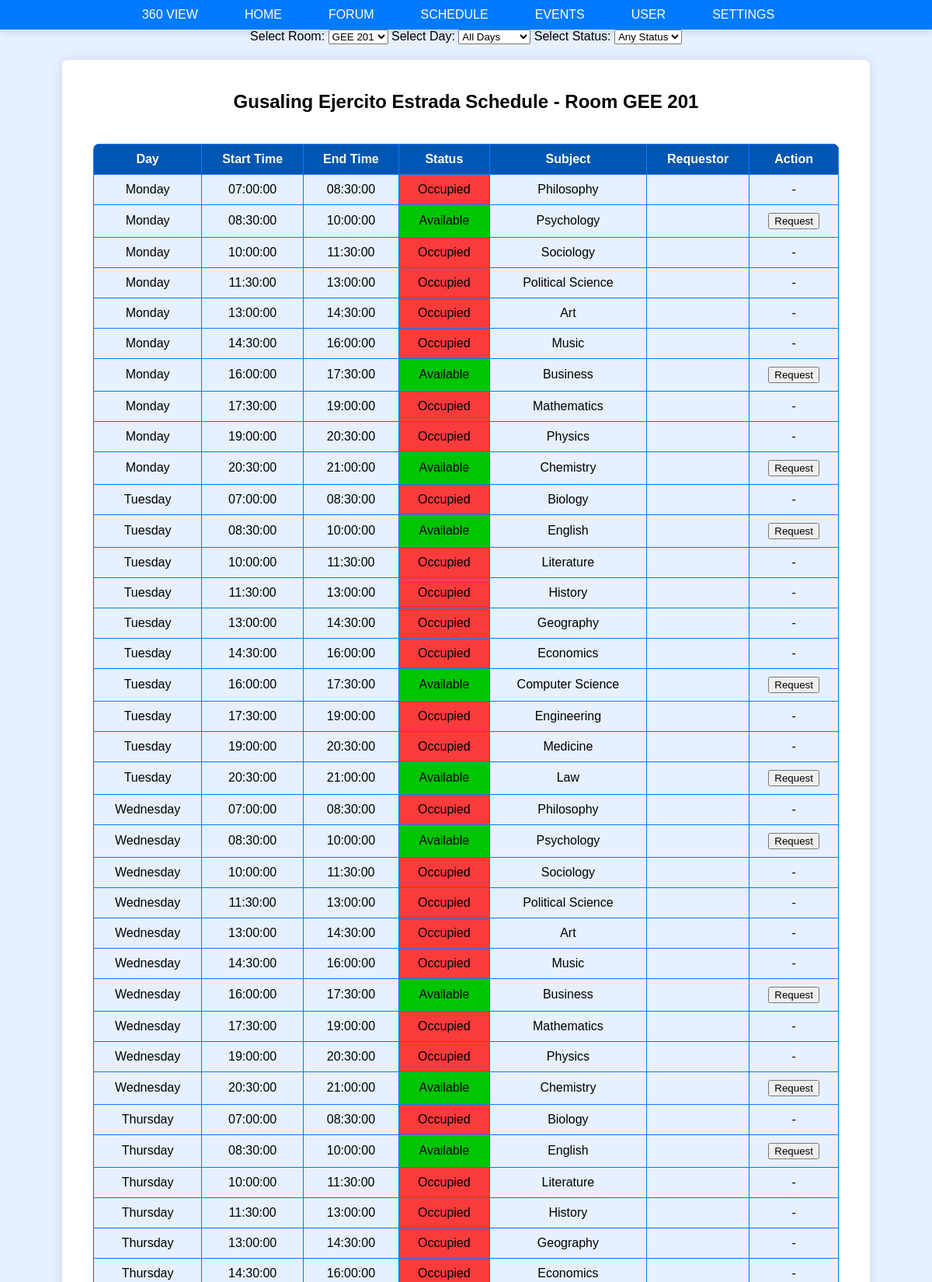
/geschedule.php (signed in, upper part), run on the app's committed database.
### tables this page shows
CREATE TABLE `rooms` (
  `room_id` int(11) NOT NULL,
  `building` varchar(50) NOT NULL,
  `floor_number` int(11) NOT NULL,
  `room_number` varchar(10) NOT NULL
);

CREATE TABLE `schedules` (
  `schedule_id` int(11) NOT NULL,
  `room_id` int(11) NOT NULL,
  `day_of_week` enum('Monday','Tuesday','Wednesday','Thursday','Friday','Saturday') NOT NULL,
  `start_time` time NOT NULL,
  `end_time` time NOT NULL,
  `status` enum('Available','Occupied','Pending') DEFAULT 'Available',
  `subject` varchar(50) DEFAULT NULL,
  `user_id` int(11) DEFAULT NULL
);

### public/geschedule.php (the view, shortened to what this page needs)
<?php
require_once 'includes/dbh.inc.php';
$building_name = 'Gusaling Ejercito Estrada';
$selected_room_id = null;
$selected_day = null;
$selected_status = null;
if (isset($_POST['room'])) {
    $selected_room_id = $_POST['room'];
    $_SESSION['selected_room_id'] = $selected_room_id;
} else {
    if (empty($selected_room_id)) {
        $sql = "SELECT room_id FROM rooms WHERE building = :building LIMIT 1";
        $stmt = $pdo->prepare($sql);
        $stmt->execute([':building' => $building_name]);
        $room = $stmt->fetch(PDO::FETCH_ASSOC);
        $selected_room_id = $room['room_id'] ?? null;
    }
}
if (isset($_POST['day'])) {
    $selected_day = $_POST['day'];
    $_SESSION['selected_day'] = $selected_day;
} else {
    $selected_day = null;
}
if (isset($_POST['stat'])) {
    $selected_status = $_POST['stat'];
    $_SESSION['selected_status'] = $selected_status;
} else {
    $selected_status = null;
}
$is_professor = isset($_SESSION['role']) && $_SESSION['role'] === 'Professor';
$is_admin = isset($_SESSION['role']) && $_SESSION['role'] === 'Admin';
?>
<!DOCTYPE html>
<html lang="en">
<head>
    <link rel="stylesheet" href="assets/schedule.css">
    <link rel="stylesheet" href="assets/dropdown.css">
</head>
<body>
    <div class="top-ribbon">
        <div class="ribbon-button-container dropdown stay">
            <span class="ribbon-button ribbon-trigger dropView">360 VIEW</span>
        </div>
        <div class="ribbon-button-container stay">
            <a href="home.php" class="ribbon-button">HOME</a>
        </div>
        <div class="ribbon-button-container">
            <a href="forum.php" class="ribbon-button">FORUM</a>
        </div>
        <div class="ribbon-button-container">
            <a href="schedule.php" class="ribbon-button">SCHEDULE</a>
        </div>
        <div class="ribbon-button-container">
            <a href="events.html" class="ribbon-button">EVENTS</a>
        </div>
        <div class="ribbon-button-container">
            <a href="user.php" class="ribbon-button">USER</a>
        </div>
        <div class="ribbon-button-container">
            <a href="settings.html" class="ribbon-button">SETTINGS</a>
        </div>
    </div>
    <div class="filters">
        <div class="room-dropdown">
            <form method="POST" id="filterForm">
                <label for="room">Select Room:</label>
                <select name="room" id="room" onchange="this.form.submit()">
                    <?php
                    $sql = "SELECT room_id, room_number FROM rooms WHERE building = :building";
                    $stmt = $pdo->prepare($sql);
                    $stmt->execute([':building' => $building_name]);
                    $rooms = $stmt->fetchAll(PDO::FETCH_ASSOC);
                    foreach ($rooms as $room) {
                        $selected = $selected_room_id == $room['room_id'] ? 'selected' : '';
                        echo "<option value=\"{$room['room_id']}\" $selected>{$room['room_number']}</option>";
                    }
                    ?>
                </select>
                <label for="day">Select Day:</label>
                <select name="day" id="day" onchange="this.form.submit()">
                    <option value="" <?php echo $selected_day === null ? 'selected' : ''; ?>>All Days</option>
                </select>
                <label for="stat">Select Status:</label>
                <select name="stat" id="stat" onchange="this.form.submit()">
                    <option value="" <?php echo $selected_status === null ? 'selected' : ''; ?>>Any Status</option>
                </select>
            </form>
        </div>
    </div>
    <div class="building-schedule-container">
        <?php
        if ($selected_room_id) {
            $room_id = $selected_room_id;
            $sql = "SELECT room_number FROM rooms WHERE room_id = :room_id";
            $stmt = $pdo->prepare($sql);
            $stmt->execute([':room_id' => $room_id]);
            $room_number = $stmt->fetchColumn();
            echo "<h2>{$building_name} Schedule - Room {$room_number}</h2>";
            $sql = "SELECT schedules.*, users.full_name FROM schedules LEFT JOIN users ON schedules.user_id = users.user_id WHERE schedules.room_id = :room_id";
            $params = [':room_id' => $room_id];
            $stmt = $pdo->prepare($sql);
            $stmt->execute($params);
            $schedules = $stmt->fetchAll(PDO::FETCH_ASSOC);
            echo "<table class=\"schedule-table\">";
            echo "<thead><tr><th>Day</th><th>Start Time</th><th>End Time</th><th>Status</th><th>Subject</th>";
            if ($is_professor|| $is_admin) {
                echo "<th>Requestor</th><th>Action</th>";
            }
            echo "</tr></thead>";
            echo "<tbody>";
            foreach ($schedules as $schedule) {
                echo "<tr>";
                echo "<td>{$schedule['day_of_week']}</td>";
                echo "<td>{$schedule['start_time']}</td>";
                echo "<td>{$schedule['end_time']}</td>";
                if ($schedule['status'] == 'Available')
                    {echo "<td class=\"available\">{$schedule['status']}</td>";}
                elseif ($schedule['status'] == 'Occupied' && $schedule['user_id'] == $_SESSION['user_id'])
                    {echo "<td class=\"occupied-own\">{$schedule['status']} (YOU)</td>";}
                elseif ($schedule['status'] == 'Pending')
                    {echo "<td class=\"pending\">{$schedule['status']}</td>";}
                else
                    {echo "<td class=\"occupied\">{$schedule['status']}</td>";}
                echo "<td>{$schedule['subject']}</td>";
                if ($is_professor) {
                    echo "<td>{$schedule['full_name']}</td>";
                    echo "<td>";
                    if ($schedule['status'] == 'Available') {
                        echo "<form method=\"POST\">";
                        echo "<button type=\"submit\" name=\"occupy_schedule\">Request</button>";
                        echo "</form>";
                    } elseif ($schedule['status'] == 'Occupied' && $schedule['user_id'] == $_SESSION['user_id']) {
                        echo "<form method=\"POST\">";
                        echo "<input type=\"hidden\" name=\"schedule_id\" value=\"{$schedule['schedule_id']}\">";
                        echo "<button type=\"submit\" name=\"unoccupy_schedule\">Unoccupy</button>";
                        echo "</form>";
                    } else {
                        echo "-";
                    }
                    echo "</td>";
                }
                echo "</tr>";
            }
            echo "</tbody></table>";
        }
        ?>
    </div>
</body>
</html>

### public/assets/schedule.css (style rules this page uses)
body { font-family: Arial, sans-serif; background-color: #e6f0ff; display: flex; flex-direction: column; align-items: center; height: 100vh; margin: 0; }
.top-ribbon { background-color: #007bff; width: 100%; padding: 10px 0; display: flex; justify-content: center; box-shadow: 0 4px 8px rgba(0, 0, 0, 0.1); }
.ribbon-button-container { margin: 0 10px; }
.ribbon-button { padding: 10px 20px; background-color: #007bff; color: white; text-decoration: none; border-radius: 20px; font-size: 16px; transition: background-color 0.3s, color 0.3s; }
.building-schedule-container { background-color: #ffffff; padding: 20px 40px; border-radius: 8px; box-shadow: 0 0 15px rgba(0, 0, 0, 0.1); text-align: center; margin-top: 20px; display: flex; flex-direction: column; align-items: center; justify-content: center; width: 80%; }
.schedule-table { width: 100%; border-collapse: collapse; margin-top: 20px; }
.schedule-table th, .schedule-table td { border: 1px solid #007bff; padding: 10px; text-align: center; }
.schedule-table th { background-color: #0056b3; color: white; }
.schedule-table td { background-color: #e6f0ff; }
.schedule-table { border-radius: 8px; overflow: hidden; }
.schedule-table td.available { background-color: rgb(0, 197, 0); }
.schedule-table td.occupied { background-color: rgb(250, 59, 59); }

### public/assets/dropdown.css (style rules this page uses)
.dropdown { position: relative; padding-top: 0px; padding-bottom: 0px; }
.ribbon-trigger { cursor: pointer; display: none; }
.stay .ribbon-trigger { display: block; padding-top: 0px; padding-bottom: 0px; }

### data on the page
rooms: room_number "GEE 201"
schedules: day_of_week "Monday", start_time "07:00:00", end_time "08:30:00", status "Occupied", subject "Philosophy"
schedules: day_of_week "Monday", start_time "08:30:00", end_time "10:00:00", status "Available", subject "Psychology"
schedules: day_of_week "Monday", start_time "10:00:00", end_time "11:30:00", status "Occupied", subject "Sociology"
schedules: day_of_week "Monday", start_time "11:30:00", end_time "13:00:00", status "Occupied", subject "Political Science"
schedules: day_of_week "Monday", start_time "13:00:00", end_time "14:30:00", status "Occupied", subject "Art"
schedules: day_of_week "Monday", start_time "14:30:00", end_time "16:00:00", status "Occupied", subject "Music"
schedules: day_of_week "Monday", start_time "16:00:00", end_time "17:30:00", status "Available", subject "Business"
schedules: day_of_week "Monday", start_time "17:30:00", end_time "19:00:00", status "Occupied", subject "Mathematics"
schedules: day_of_week "Monday", start_time "19:00:00", end_time "20:30:00", status "Occupied", subject "Physics"
schedules: day_of_week "Monday", start_time "20:30:00", end_time "21:00:00", status "Available", subject "Chemistry"
schedules: day_of_week "Tuesday", start_time "07:00:00", end_time "08:30:00", status "Occupied", subject "Biology"
schedules: day_of_week "Tuesday", start_time "08:30:00", end_time "10:00:00", status "Available", subject "English"
schedules: day_of_week "Tuesday", start_time "10:00:00", end_time "11:30:00", status "Occupied", subject "Literature"
schedules: day_of_week "Tuesday", start_time "11:30:00", end_time "13:00:00", status "Occupied", subject "History"
schedules: day_of_week "Tuesday", start_time "13:00:00", end_time "14:30:00", status "Occupied", subject "Geography"
schedules: day_of_week "Tuesday", start_time "14:30:00", end_time "16:00:00", status "Occupied", subject "Economics"
schedules: day_of_week "Tuesday", start_time "16:00:00", end_time "17:30:00", status "Available", subject "Computer Science"
schedules: day_of_week "Tuesday", start_time "17:30:00", end_time "19:00:00", status "Occupied", subject "Engineering"
schedules: day_of_week "Tuesday", start_time "19:00:00", end_time "20:30:00", status "Occupied", subject "Medicine"
schedules: day_of_week "Tuesday", start_time "20:30:00", end_time "21:00:00", status "Available", subject "Law"
schedules: day_of_week "Wednesday", start_time "07:00:00", end_time "08:30:00", status "Occupied", subject "Philosophy"
schedules: day_of_week "Wednesday", start_time "08:30:00", end_time "10:00:00", status "Available", subject "Psychology"
schedules: day_of_week "Wednesday", start_time "10:00:00", end_time "11:30:00", status "Occupied", subject "Sociology"
schedules: day_of_week "Wednesday", start_time "11:30:00", end_time "13:00:00", status "Occupied", subject "Political Science"
schedules: day_of_week "Wednesday", start_time "13:00:00", end_time "14:30:00", status "Occupied", subject "Art"
schedules: day_of_week "Wednesday", start_time "14:30:00", end_time "16:00:00", status "Occupied", subject "Music"
schedules: day_of_week "Wednesday", start_time "16:00:00", end_time "17:30:00", status "Available", subject "Business"
schedules: day_of_week "Wednesday", start_time "17:30:00", end_time "19:00:00", status "Occupied", subject "Mathematics"
schedules: day_of_week "Wednesday", start_time "19:00:00", end_time "20:30:00", status "Occupied", subject "Physics"
schedules: day_of_week "Wednesday", start_time "20:30:00", end_time "21:00:00", status "Available", subject "Chemistry"
schedules: day_of_week "Thursday", start_time "07:00:00", end_time "08:30:00", status "Occupied", subject "Biology"
schedules: day_of_week "Thursday", start_time "08:30:00", end_time "10:00:00", status "Available", subject "English"
schedules: day_of_week "Thursday", start_time "10:00:00", end_time "11:30:00", status "Occupied", subject "Literature"
schedules: day_of_week "Thursday", start_time "11:30:00", end_time "13:00:00", status "Occupied", subject "History"
schedules: day_of_week "Thursday", start_time "13:00:00", end_time "14:30:00", status "Occupied", subject "Geography"
schedules: day_of_week "Thursday", start_time "14:30:00", end_time "16:00:00", status "Occupied", subject "Economics"

### other printed values
$building_name "Gusaling Ejercito Estrada"
form field room "GEE 201"
